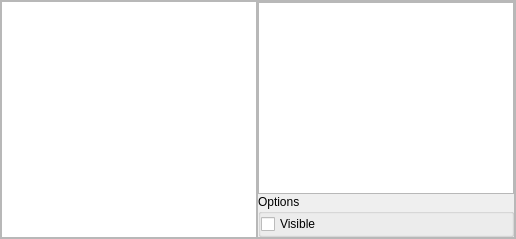
        <widget class="QWidget" name="page_5">
         <layout class="QVBoxLayout" name="verticalLayout_12">
          <property name="spacing">
           <number>0</number>
          </property>
          <property name="leftMargin">
           <number>0</number>
          </property>
          <property name="topMargin">
           <number>0</number>
          </property>
          <property name="rightMargin">
           <number>0</number>
          </property>
          <property name="bottomMargin">
           <number>0</number>
          </property>
          <item>
           <widget class="QFrame" name="frame_13">
            <property name="frameShape">
             <enum>QFrame::StyledPanel</enum>
            </property>
            <property name="frameShadow">
             <enum>QFrame::Raised</enum>
            </property>
            <layout class="QHBoxLayout" name="horizontalLayout_4">
             <property name="spacing">
              <number>0</number>
             </property>
             <property name="leftMargin">
              <number>0</number>
             </property>
             <property name="topMargin">
              <number>0</number>
             </property>
             <property name="rightMargin">
              <number>0</number>
             </property>
             <property name="bottomMargin">
              <number>0</number>
             </property>
             <item>
              <layout class="QVBoxLayout" name="verticalLayout_6">
               <property name="spacing">
                <number>0</number>
               </property>
               <item>
                <layout class="QHBoxLayout" name="horizontalLayout"/>
               </item>
               <item>
                <widget class="QListWidget" name="skyLayerListWidget"/>
               </item>
              </layout>
             </item>
             <item>
              <widget class="QFrame" name="frame_14">
               <property name="frameShape">
                <enum>QFrame::StyledPanel</enum>
               </property>
               <property name="frameShadow">
                <enum>QFrame::Raised</enum>
               </property>
               <layout class="QVBoxLayout" name="verticalLayout_7">
                <property name="spacing">
                 <number>0</number>
                </property>
                <property name="leftMargin">
                 <number>0</number>
                </property>
                <property name="topMargin">
                 <number>0</number>
                </property>
                <property name="rightMargin">
                 <number>0</number>
                </property>
                <property name="bottomMargin">
                 <number>0</number>
                </property>
                <item>
                 <widget class="QTextBrowser" name="skyLayerTextBrowser">
                  <property name="openExternalLinks">
                   <bool>true</bool>
                  </property>
                  <property name="openLinks">
                   <bool>true</bool>
                  </property>
                 </widget>
                </item>
                <item>
                 <widget class="QGroupBox" name="groupBox">
                  <property name="title">
                   <string>Options</string>
                  </property>
                  <layout class="QGridLayout" name="gridLayout_5">
                   <property name="leftMargin">
                    <number>0</number>
                   </property>
                   <property name="topMargin">
                    <number>0</number>
                   </property>
                   <property name="rightMargin">
                    <number>0</number>
                   </property>
                   <property name="bottomMargin">
                    <number>0</number>
                   </property>
                   <item row="0" column="0">
                    <widget class="QCheckBox" name="skyLayerEnableCheckBox">
                     <property name="text">
                      <string>Visible</string>
                     </property>
                    </widget>
                   </item>
                  </layout>
                 </widget>
                </item>
               </layout>
              </widget>
             </item>
            </layout>
           </widget>
          </item>
         </layout>
        </widget>
